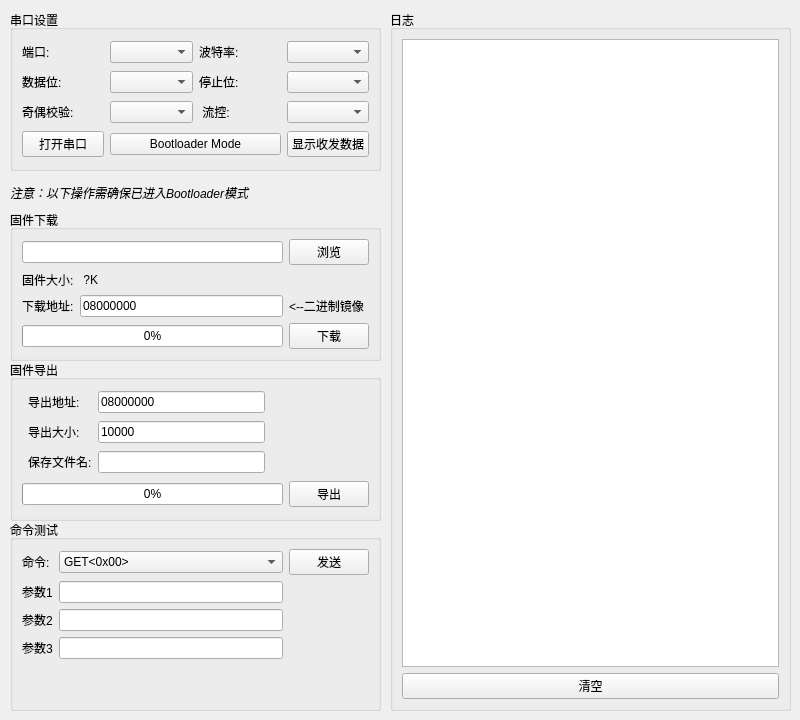
     <widget class="QWidget" name="tab_flash">
      <attribute name="title">
       <string>Flash</string>
      </attribute>
      <widget class="QGroupBox" name="groupBox_13">
       <property name="geometry">
        <rect>
         <x>10</x>
         <y>10</y>
         <width>371</width>
         <height>161</height>
        </rect>
       </property>
       <property name="title">
        <string>串口设置</string>
       </property>
       <layout class="QGridLayout" name="gridLayout_12">
        <item row="0" column="3">
         <widget class="QComboBox" name="comboBox_Flash_comBaudrate"/>
        </item>
        <item row="0" column="2">
         <widget class="QLabel" name="label_27">
          <property name="text">
           <string>波特率:</string>
          </property>
         </widget>
        </item>
        <item row="2" column="2">
         <widget class="QLabel" name="label_30">
          <property name="text">
           <string>停止位:</string>
          </property>
         </widget>
        </item>
        <item row="0" column="0">
         <widget class="QLabel" name="label_31">
          <property name="text">
           <string>端口:</string>
          </property>
         </widget>
        </item>
        <item row="4" column="1">
         <widget class="QComboBox" name="comboBox_Flash_comParity"/>
        </item>
        <item row="4" column="0">
         <widget class="QLabel" name="label_36">
          <property name="text">
           <string>奇偶校验:</string>
          </property>
         </widget>
        </item>
        <item row="4" column="3">
         <widget class="QComboBox" name="comboBox_Flash_comFlowcontrol"/>
        </item>
        <item row="4" column="2">
         <widget class="QLabel" name="label_33">
          <property name="text">
           <string> 流控:</string>
          </property>
         </widget>
        </item>
        <item row="0" column="1">
         <widget class="QComboBox" name="comboBox_Flash_comPort"/>
        </item>
        <item row="2" column="0">
         <widget class="QLabel" name="label_38">
          <property name="text">
           <string>数据位:</string>
          </property>
         </widget>
        </item>
        <item row="2" column="1">
         <widget class="QComboBox" name="comboBox_Flash_comDatabits"/>
        </item>
        <item row="2" column="3">
         <widget class="QComboBox" name="comboBox_Flash_comStopbits"/>
        </item>
        <item row="5" column="0">
         <widget class="QPushButton" name="comboBox_Flash_comOpen">
          <property name="text">
           <string>打开串口</string>
          </property>
         </widget>
        </item>
        <item row="5" column="3">
         <widget class="QPushButton" name="pushButton_Flash_dataLog">
          <property name="text">
           <string>显示收发数据</string>
          </property>
         </widget>
        </item>
        <item row="5" column="1" colspan="2">
         <widget class="QPushButton" name="pushButton_Flash_blMode">
          <property name="text">
           <string>Bootloader Mode</string>
          </property>
         </widget>
        </item>
       </layout>
      </widget>
      <widget class="QGroupBox" name="groupBox_14">
       <property name="geometry">
        <rect>
         <x>10</x>
         <y>520</y>
         <width>371</width>
         <height>191</height>
        </rect>
       </property>
       <property name="title">
        <string>命令测试</string>
       </property>
       <layout class="QGridLayout" name="gridLayout_13">
        <item row="0" column="2">
         <widget class="QComboBox" name="comboBox_Flash_blCmd">
          <item>
           <property name="text">
            <string>GET&lt;0x00&gt;</string>
           </property>
          </item>
          <item>
           <property name="text">
            <string>GV&lt;0x01&gt;</string>
           </property>
          </item>
          <item>
           <property name="text">
            <string>GID&lt;0x02&gt;</string>
           </property>
          </item>
          <item>
           <property name="text">
            <string>RM&lt;0x11&gt;</string>
           </property>
          </item>
          <item>
           <property name="text">
            <string>GO&lt;0x21&gt;</string>
           </property>
          </item>
          <item>
           <property name="text">
            <string>WM&lt;0x31&gt;</string>
           </property>
          </item>
          <item>
           <property name="text">
            <string>ER&lt;0x43&gt;</string>
           </property>
          </item>
          <item>
           <property name="text">
            <string>EER&lt;0x44&gt;</string>
           </property>
          </item>
          <item>
           <property name="text">
            <string>WP&lt;0x63&gt;</string>
           </property>
          </item>
          <item>
           <property name="text">
            <string>WPUN&lt;0x73&gt;</string>
           </property>
          </item>
          <item>
           <property name="text">
            <string>RDP_RPM&lt;0x82&gt;</string>
           </property>
          </item>
          <item>
           <property name="text">
            <string>RDU_PRM&lt;0x92&gt;</string>
           </property>
          </item>
         </widget>
        </item>
        <item row="1" column="1">
         <widget class="QLabel" name="label_Flash_blCmdArg1">
          <property name="text">
           <string>参数1</string>
          </property>
         </widget>
        </item>
        <item row="1" column="2">
         <widget class="QLineEdit" name="lineEdit_Flash_blCmdArg1"/>
        </item>
        <item row="2" column="1">
         <widget class="QLabel" name="label_Flash_blCmdArg2">
          <property name="text">
           <string>参数2</string>
          </property>
         </widget>
        </item>
        <item row="2" column="2">
         <widget class="QLineEdit" name="lineEdit_Flash_blCmdArg2"/>
        </item>
        <item row="0" column="1">
         <widget class="QLabel" name="label_39">
          <property name="text">
           <string>命令:</string>
          </property>
         </widget>
        </item>
        <item row="3" column="2">
         <widget class="QLineEdit" name="lineEdit_Flash_blCmdArg3"/>
        </item>
        <item row="0" column="3">
         <widget class="QPushButton" name="pushButton_Flash_blCmdSend">
          <property name="text">
           <string>发送</string>
          </property>
         </widget>
        </item>
        <item row="3" column="1">
         <widget class="QLabel" name="label_Flash_blCmdArg3">
          <property name="text">
           <string>参数3</string>
          </property>
         </widget>
        </item>
        <item row="4" column="2">
         <spacer name="verticalSpacer">
          <property name="orientation">
           <enum>Qt::Vertical</enum>
          </property>
          <property name="sizeHint" stdset="0">
           <size>
            <width>20</width>
            <height>40</height>
           </size>
          </property>
         </spacer>
        </item>
       </layout>
      </widget>
      <widget class="QGroupBox" name="groupBox_15">
       <property name="geometry">
        <rect>
         <x>10</x>
         <y>210</y>
         <width>371</width>
         <height>151</height>
        </rect>
       </property>
       <property name="title">
        <string>固件下载</string>
       </property>
       <layout class="QGridLayout" name="gridLayout_14">
        <item row="3" column="0" colspan="6">
         <widget class="QProgressBar" name="progressBar_Flash_firmwareDown">
          <property name="value">
           <number>0</number>
          </property>
         </widget>
        </item>
        <item row="0" column="6">
         <widget class="QPushButton" name="pushButton_Flash_firmwareBrs">
          <property name="text">
           <string>浏览</string>
          </property>
         </widget>
        </item>
        <item row="3" column="6">
         <widget class="QPushButton" name="pushButton_Flash_firmwareDown">
          <property name="text">
           <string>下载</string>
          </property>
         </widget>
        </item>
        <item row="0" column="0" colspan="6">
         <widget class="QLineEdit" name="lineEdit_Flash_firmwareSrc"/>
        </item>
        <item row="1" column="0">
         <widget class="QLabel" name="label_41">
          <property name="text">
           <string>固件大小:</string>
          </property>
         </widget>
        </item>
        <item row="2" column="0">
         <widget class="QLabel" name="label_40">
          <property name="text">
           <string>下载地址:</string>
          </property>
         </widget>
        </item>
        <item row="4" column="0">
         <spacer name="verticalSpacer_2">
          <property name="orientation">
           <enum>Qt::Vertical</enum>
          </property>
          <property name="sizeHint" stdset="0">
           <size>
            <width>20</width>
            <height>40</height>
           </size>
          </property>
         </spacer>
        </item>
        <item row="2" column="6">
         <widget class="QLabel" name="label_10">
          <property name="text">
           <string>&lt;--二进制镜像</string>
          </property>
         </widget>
        </item>
        <item row="1" column="1" colspan="4">
         <widget class="QLabel" name="label_Flash_firmwareSize">
          <property name="text">
           <string> ?K</string>
          </property>
         </widget>
        </item>
        <item row="2" column="1" colspan="5">
         <widget class="QLineEdit" name="lineEdit_Flash_binDownAddr">
          <property name="text">
           <string>08000000</string>
          </property>
         </widget>
        </item>
       </layout>
      </widget>
      <widget class="QGroupBox" name="groupBox_16">
       <property name="geometry">
        <rect>
         <x>390</x>
         <y>10</y>
         <width>401</width>
         <height>701</height>
        </rect>
       </property>
       <property name="title">
        <string>日志</string>
       </property>
       <layout class="QGridLayout" name="gridLayout_15">
        <item row="0" column="0">
         <widget class="QTextBrowser" name="textBrowser_Flash_log"/>
        </item>
        <item row="1" column="0">
         <widget class="QPushButton" name="pushButton_Flash_logClear">
          <property name="text">
           <string>清空</string>
          </property>
         </widget>
        </item>
       </layout>
      </widget>
      <widget class="QGroupBox" name="groupBox_17">
       <property name="geometry">
        <rect>
         <x>10</x>
         <y>360</y>
         <width>371</width>
         <height>161</height>
        </rect>
       </property>
       <property name="title">
        <string>固件导出</string>
       </property>
       <layout class="QGridLayout" name="gridLayout_16">
        <item row="6" column="0" colspan="6">
         <widget class="QProgressBar" name="progressBar_Flash_firmwareExport">
          <property name="value">
           <number>0</number>
          </property>
         </widget>
        </item>
        <item row="2" column="2">
         <widget class="QLineEdit" name="lineEdit_Flash_exportSize">
          <property name="text">
           <string>10000</string>
          </property>
         </widget>
        </item>
        <item row="2" column="1">
         <widget class="QLabel" name="label_42">
          <property name="text">
           <string>导出大小:</string>
          </property>
         </widget>
        </item>
        <item row="6" column="6">
         <widget class="QPushButton" name="pushButton_Flash_firmwareExport">
          <property name="text">
           <string>导出</string>
          </property>
         </widget>
        </item>
        <item row="1" column="1">
         <widget class="QLabel" name="label_43">
          <property name="text">
           <string>导出地址:</string>
          </property>
         </widget>
        </item>
        <item row="1" column="2">
         <widget class="QLineEdit" name="lineEdit_Flash_exportAddr">
          <property name="text">
           <string>08000000</string>
          </property>
         </widget>
        </item>
        <item row="3" column="2">
         <widget class="QLineEdit" name="lineEdit_Flash_exportName"/>
        </item>
        <item row="3" column="1">
         <widget class="QLabel" name="label_44">
          <property name="text">
           <string>保存文件名:</string>
          </property>
         </widget>
        </item>
       </layout>
      </widget>
      <widget class="QLabel" name="label_45">
       <property name="geometry">
        <rect>
         <x>10</x>
         <y>180</y>
         <width>361</width>
         <height>26</height>
        </rect>
       </property>
       <property name="font">
        <font>
         <italic>true</italic>
        </font>
       </property>
       <property name="text">
        <string>注意：以下操作需确保已进入Bootloader模式</string>
       </property>
      </widget>
     </widget>
